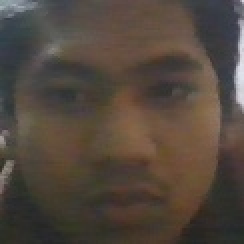
#> input picture baby_ai_knowledge/faces/face_0_20251202230729.jpg, 122 x 122 px (shown 2 times larger)
$ python -i rag_pipeline.py   (imports and definitions only)
#> lines starting #> are read from the running program, lines starting #| are printed output that depends on the picture
import json
import os
from datetime import datetime
import cv2
import numpy as np
import pyttsx3
import threading

class RAGPipeline:
    def __init__(self):
        self.folder = "baby_ai_knowledge"
        self.learned_file = os.path.join(self.folder, "learned.json")
        self.faces_folder = os.path.join(self.folder, "faces")
        os.makedirs(self.folder, exist_ok=True)
        os.makedirs(self.faces_folder, exist_ok=True)
        self.data = self.load_data()
        self.engine = pyttsx3.init()
        self.engine.setProperty('rate', 150)
        self.engine.setProperty('volume', 1.0)

    def load_data(self):
        if os.path.exists(self.learned_file):
            with open(self.learned_file, "r", encoding="utf-8") as f:
                return json.load(f)
        return {"conversations": [], "knowledge": [], "faces": []}

    def save_data(self):
        with open(self.learned_file, "w", encoding="utf-8") as f:
            json.dump(self.data, f, ensure_ascii=False, indent=2)

    # [8 lines left out: function learn_conversation, not called in this run]

    def detect_and_save_face(self, image_data, name="unknown"):
        nparr = np.frombuffer(image_data, np.uint8)
        img = cv2.imdecode(nparr, cv2.IMREAD_COLOR)

        face_cascade = cv2.CascadeClassifier(cv2.data.haarcascades + 'haarcascade_frontalface_default.xml')
        gray = cv2.cvtColor(img, cv2.COLOR_BGR2GRAY)
        faces = face_cascade.detectMultiScale(gray, 1.3, 5)

        if len(faces) == 0:
            return None, "No face detected"

        face_id = f"face_{len(self.data['faces'])}_{datetime.now().strftime('%Y%m%d%H%M%S')}.jpg"
        face_path = os.path.join(self.faces_folder, face_id)

        for (x, y, w, h) in faces:
            face_img = img[y:y+h, x:x+w]
            cv2.imwrite(face_path, face_img)

            face_encoding = self.encode_face(face_img)
            self.data["faces"].append({
                "id": face_id,
                "name": name,
                "path": face_path,
                "encoding": face_encoding.tolist(),
                "timestamp": datetime.now().isoformat()
            })
            break

        self.save_data()
        return face_id, f"Detected {len(faces)} face(s)"

    def encode_face(self, face_img):
        resized = cv2.resize(face_img, (100, 100))
        return resized.flatten()[:1000]

    # [53 lines left out: functions recognize_face, query, speak, not called in this run]

>>> import cv2
>>> picture = cv2.imread('baby_ai_knowledge/faces/face_0_20251202230729.jpg', cv2.IMREAD_GRAYSCALE)
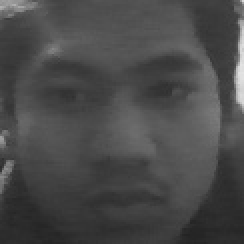
#> picture: shape (122, 122) (shown 2 times larger); min 35, max 227, mean 73.4
>>> result = RAGPipeline().detect_and_save_face(picture)
#> (reads baby_ai_knowledge/learned.json from the repository)
#> in detect_and_save_face, `nparr = np.frombuffer(image_data, np.uint8)`: nparr = 14884 values, max 227 at index 4024, min 35 at index 14367, mean 73.39
#> (the run stopped early here; a loop or call above may not have finished)
